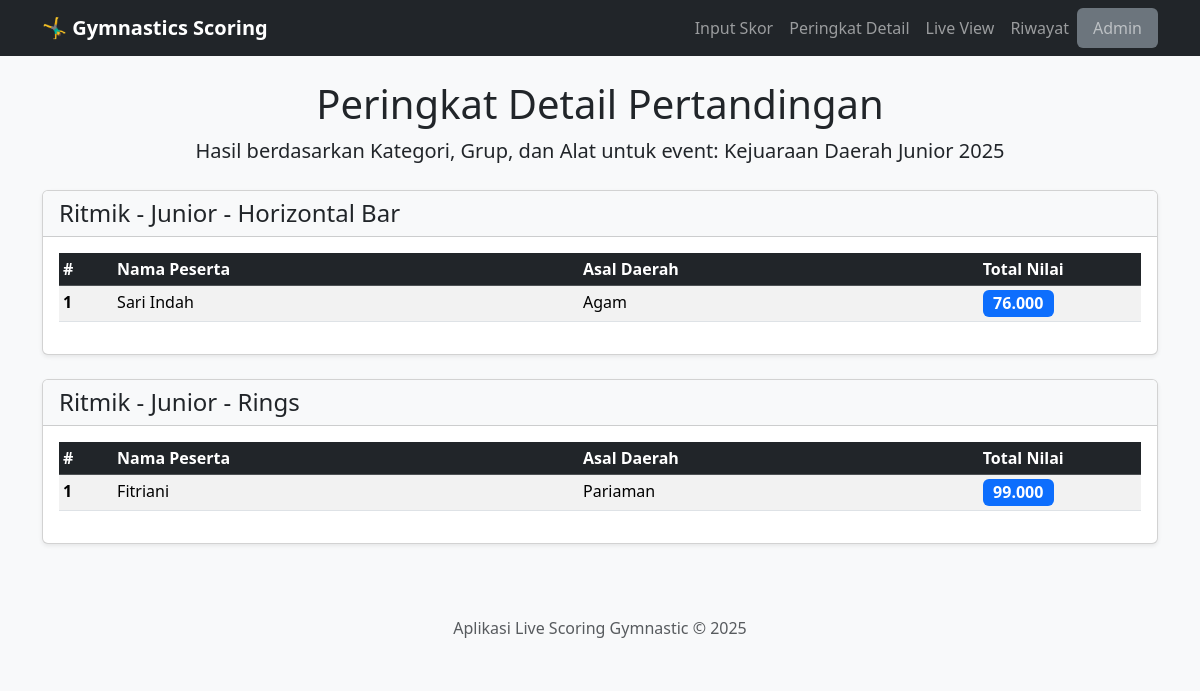
The app's page /peringkat, older data.
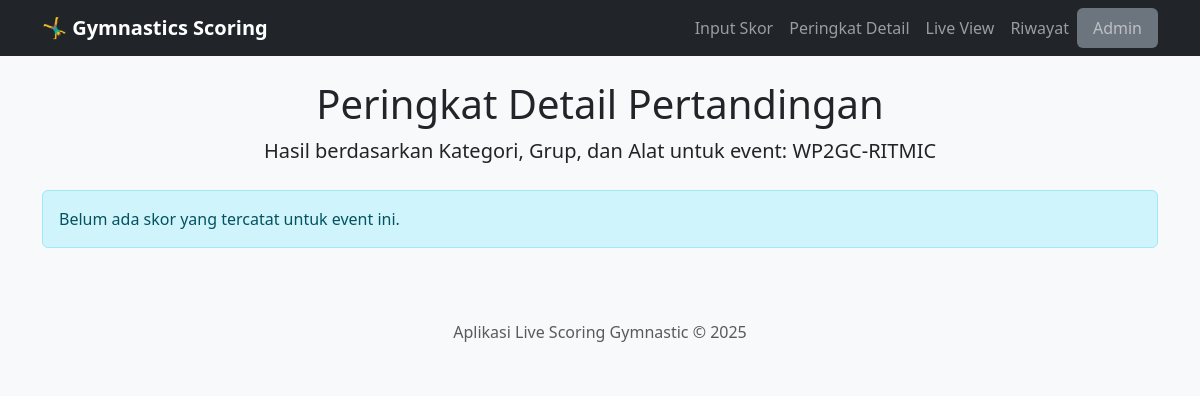
The same page, newer data.
### app.py (models this page shows)
class Event(db.Model):
    id = db.Column(db.Integer, primary_key=True)
    nama = db.Column(db.String(200), nullable=False)
    tanggal = db.Column(db.Date, nullable=False)
    is_active = db.Column(db.Boolean, default=False, nullable=False)

class Skor(db.Model):
    id = db.Column(db.Integer, primary_key=True)
    event_id = db.Column(db.Integer, db.ForeignKey('event.id'), nullable=False)
    peserta_id = db.Column(db.Integer, db.ForeignKey('peserta.id'), nullable=False)
    alat_id = db.Column(db.Integer, db.ForeignKey('alat.id'), nullable=False)
    nilai_d = db.Column(db.Float, nullable=False, default=0.0)
    nilai_e = db.Column(db.Float, nullable=False, default=0.0)
    nilai_a = db.Column(db.Float, nullable=False, default=0.0)
    penalti = db.Column(db.Float, nullable=False, default=0.0)
    total_nilai = db.Column(db.Float, nullable=False, default=0.0)
    sesi_pertandingan = db.Column(db.String(100), default="current")
    event = db.relationship('Event', backref=db.backref('skor', lazy=True, cascade="all, delete"))
    peserta = db.relationship('Peserta', backref=db.backref('skor', lazy=True, cascade="all, delete"))
    alat = db.relationship('Alat')

class Peserta(db.Model):
    id = db.Column(db.Integer, primary_key=True)
    nama = db.Column(db.String(150), nullable=False)
    event_id = db.Column(db.Integer, db.ForeignKey('event.id'), nullable=False)
    daerah_id = db.Column(db.Integer, db.ForeignKey('daerah.id'), nullable=False)
    kategori_id = db.Column(db.Integer, db.ForeignKey('kategori.id'), nullable=False)
    grup_id = db.Column(db.Integer, db.ForeignKey('grup.id'), nullable=False)
    event = db.relationship('Event', backref=db.backref('peserta', lazy=True, cascade="all, delete"))
    daerah = db.relationship('Daerah', backref=db.backref('peserta', lazy=True))
    kategori = db.relationship('Kategori', backref=db.backref('peserta', lazy=True))
    grup = db.relationship('Grup', backref=db.backref('peserta', lazy=True))
    __table_args__ = {'extend_existing': True}

class Daerah(db.Model):
    id = db.Column(db.Integer, primary_key=True)
    nama = db.Column(db.String(100), unique=True, nullable=False)

### app.py (the view)
@app.route('/peringkat')
def peringkat():
    active_event = get_active_event()
    if not active_event:
        return redirect(url_for('input_skor'))
    all_scores = Skor.query.filter_by(event_id=active_event.id).join(Peserta).join(Alat).all()
    peringkat_data = {}
    for skor in all_scores:
        key = f"{skor.peserta.kategori.nama} - {skor.peserta.grup.nama} - {skor.alat.nama}"
        if key not in peringkat_data:
            peringkat_data[key] = []
        peringkat_data[key].append(skor)
    for key in peringkat_data:
        peringkat_data[key] = sorted(peringkat_data[key], key=lambda x: x.total_nilai, reverse=True)
    return render_template('peringkat.html', peringkat_data=peringkat_data, event=active_event)

### app.py (called while the page is built)
def get_active_event():
    return Event.query.filter_by(is_active=True).first()

### templates/peringkat.html (shortened to what this page needs)
{% extends 'layout.html' %}
{% block content %}
<div class="mb-4 text-center">
    <h1>Peringkat Detail Pertandingan</h1>
    {% if event %}
    <p class="lead">Hasil berdasarkan Kategori, Grup, dan Alat untuk event: <strong>{{ event.nama }}</strong></p>
    {% endif %}
</div>
{% for key, scores in peringkat_data.items() | sort %}
<div class="card shadow-sm mb-4">
    <div class="card-header bg-light">
        <h4 class="mb-0">{{ key }}</h4>
    </div>
    <div class="card-body">
        <div class="table-responsive">
            <table class="table table-sm table-striped table-hover">
                <thead class="table-dark">
                    <tr>
                        <th style="width: 5%;">#</th>
                        <th>Nama Peserta</th>
                        <th>Asal Daerah</th>
                        <th style="width: 15%;">Total Nilai</th>
                    </tr>
                </thead>
                <tbody>
                    {% for skor in scores %}
                    <tr>
                        <td><strong>{{ loop.index }}</strong></td>
                        <td>
                            <a href="{{ url_for('profil_peserta', peserta_id=skor.peserta.id) }}" class="participant-link">
                                    {{ skor.peserta.nama }}
                            </a>
                        </td>
                        <td>{{ skor.peserta.daerah.nama }}</td>
                        <td><span class="badge bg-primary fs-6">{{ "%.3f"|format(skor.total_nilai) }}</span></td>
                    </tr>
                    {% endfor %}
                </tbody>
            </table>
        </div>
    </div>
</div>
{% else %}
    <div class="alert alert-info">Belum ada skor yang tercatat untuk event ini.</div>
{% endfor %}
{% endblock %}

Row changes from the older to the newer data that the page shows:
no longer on this page (row edited): Event: nama "Kejuaraan Daerah Junior 2025"
removed Skor: peserta.nama "Sari Indah", peserta.daerah.nama "Agam", total_nilai "76.000", shown under "Ritmik - Junior - Horizontal Bar"
removed Skor: peserta.nama "Fitriani", peserta.daerah.nama "Pariaman", total_nilai "99.000", shown under "Ritmik - Junior - Rings"
added Event: nama "WP2GC-RITMIC"
Text that changed along with them:
text now shown: "Belum ada skor yang tercatat untuk event ini."
list line gone: "Ritmik - Junior - Horizontal Bar # Nama Peserta Asal Daerah Total Nilai"
list line gone: "Ritmik - Junior - Rings # Nama Peserta Asal Daerah Total Nilai"
